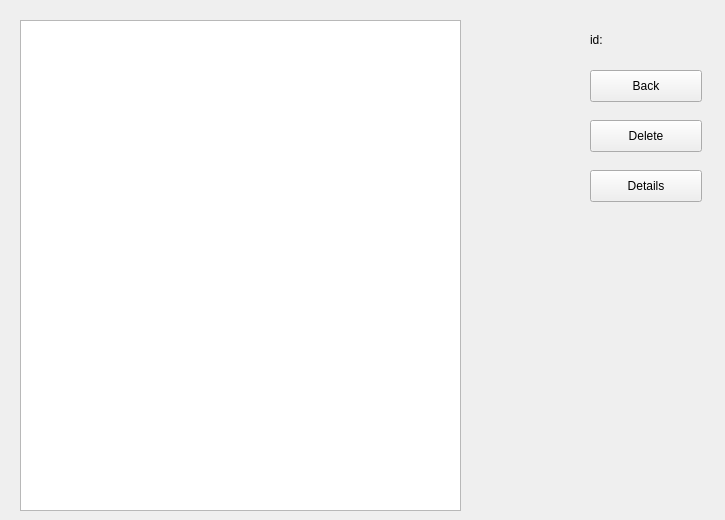
    <widget class="QWidget" name="commentsPage">
     <widget class="QListWidget" name="comments_commentsList">
      <property name="geometry">
       <rect>
        <x>20</x>
        <y>20</y>
        <width>441</width>
        <height>491</height>
       </rect>
      </property>
     </widget>
     <widget class="QPushButton" name="comments_backButton">
      <property name="geometry">
       <rect>
        <x>590</x>
        <y>70</y>
        <width>112</width>
        <height>32</height>
       </rect>
      </property>
      <property name="text">
       <string>Back</string>
      </property>
     </widget>
     <widget class="QPushButton" name="comments_deleteButton">
      <property name="geometry">
       <rect>
        <x>590</x>
        <y>120</y>
        <width>112</width>
        <height>32</height>
       </rect>
      </property>
      <property name="text">
       <string>Delete</string>
      </property>
     </widget>
     <widget class="QPushButton" name="comments_detailsButton">
      <property name="geometry">
       <rect>
        <x>590</x>
        <y>170</y>
        <width>112</width>
        <height>32</height>
       </rect>
      </property>
      <property name="text">
       <string>Details</string>
      </property>
     </widget>
     <widget class="QLabel" name="comments_idTextLabel">
      <property name="geometry">
       <rect>
        <x>590</x>
        <y>30</y>
        <width>41</width>
        <height>20</height>
       </rect>
      </property>
      <property name="text">
       <string>id:</string>
      </property>
     </widget>
     <widget class="QLabel" name="comments_idLabel">
      <property name="geometry">
       <rect>
        <x>640</x>
        <y>30</y>
        <width>76</width>
        <height>20</height>
       </rect>
      </property>
      <property name="text">
       <string/>
      </property>
     </widget>
    </widget>
